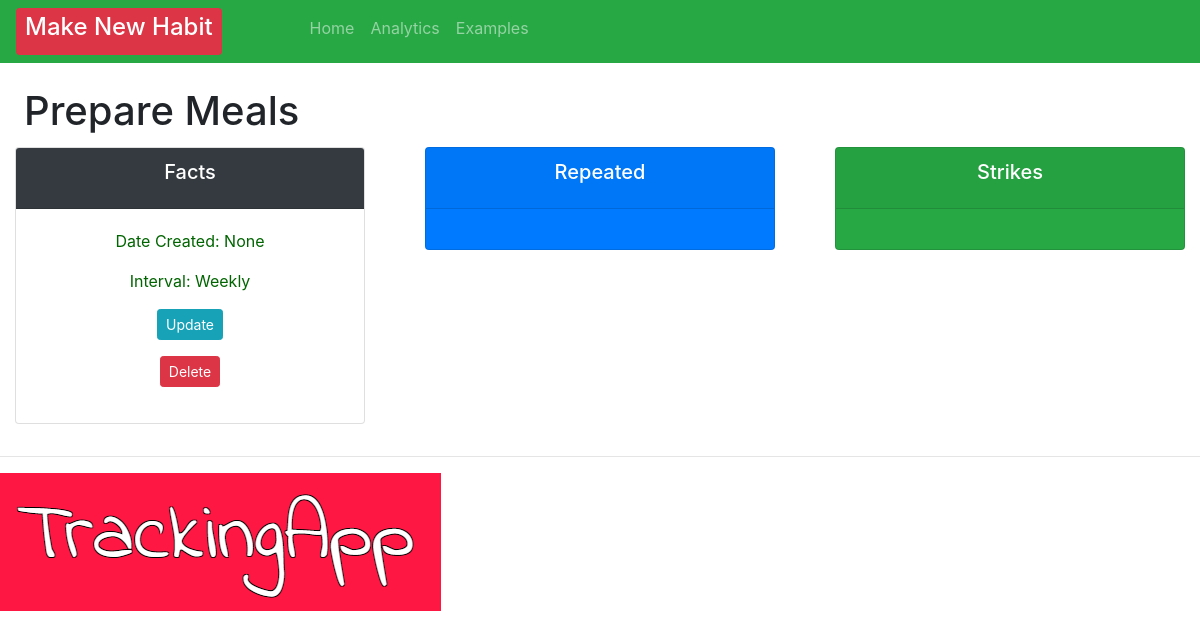
/habit/101, run on an earlier commit of the app's database.
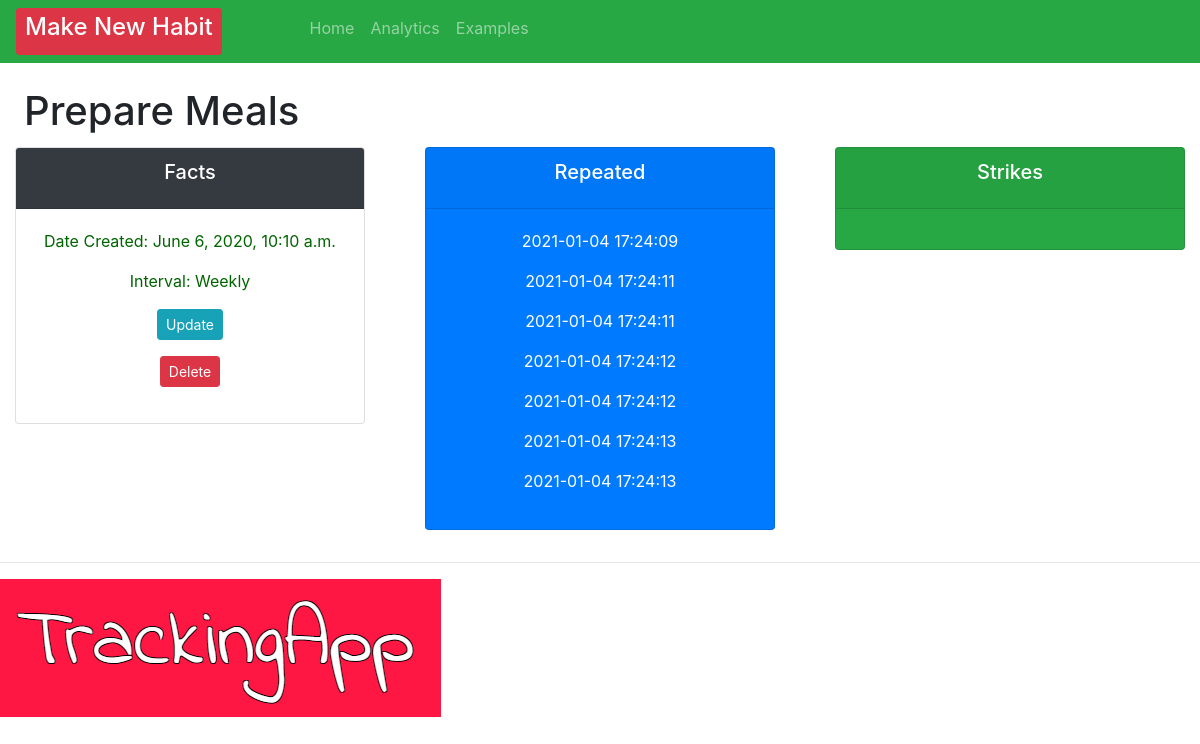
And on a later commit of the database.
### crm/models.py (models this page shows, shortened)
class Order(models.Model):
    INTERVAL = (
            ('Daily', 'Daily'),
            ('Weekly', 'Weekly' ),
                      )
    habit = models.CharField(max_length=200, null=True, blank=True)
    interval = models.CharField(max_length=400, null=True, choices=INTERVAL)
    checked = models.IntegerField(blank=True, default=0, null=True)
    created = models.DateTimeField(auto_now=True, auto_now_add=False, editable=False, null=True, blank=True)
    checkedList = models.ManyToManyField(Repeats)
    timeStamp = models.DateField(auto_now_add=True,  auto_now=False, blank=True)
    date_created = models.DateTimeField(auto_now_add=True, null=True, editable=False, blank=True)

class Repeats(models.Model):
    date_created =  models.DateTimeField(auto_now=True, null=True, editable=False, blank=True)
    timeStamp = models.DateField(auto_now_add=True,  auto_now=False, blank=True)
    test = models.CharField(max_length=200, null=True, blank=True)

### crm/views.py (the view)
# urls.py: path('habit/<str:pk>', views.habit, name="habit"),
def habit(request, pk):
    testData = [{
        'habit': 'Call Mum',
        'interval': 'Weekly',
        'date_created': '2020-09-12'
    }]
    repeats = Repeats.objects.filter()
    orders = Order.objects.all()
    order = Order.objects.get(id=pk)
    repeat = order.checkedList.filter()
    trial = Order.objects.filter(interval="Daily")
    context = { "testData": testData, "order":order, "repeats": repeats, "repeat": repeat}
    return render(request, 'habit/habit.html', context)

### crm/templates/habit/habit.html (shortened to what this page needs)
{% extends 'habit/main.html' %}
{% block content %}
<br>
<h1 style="margin-left: 2%; margin-bottom: 1%;">
    {% if order.habit != null and order.habit != null  %} <td>
        {{ order.habit }}
    </td> {% endif %}
</h1>
<div class="row">
    <div class="col">
        <div class="col-md">
            <div class="card text-center text-white mb-3" id="total-orders">
                <div class="card-header  bg-dark">
                    <h5 class="card-title">Facts</h5>
                </div>
                <div class="card-body">
                    <p style="color: darkgreen">Date Created: {{order.date_created}}</p>
                    <p style="color: darkgreen">Interval: {{ order.interval }}</p>
                    <p> <a a class="btn btn-sm btn-info" href="{% url 'update_habit' order.id %}">Update</a></p>
                    <p> <a a class="btn btn-sm btn-danger" href="{% url 'delete' order.id %}">Delete</a></p>
                </div>
            </div>
        </div>
    </div>
    <div class="col">
        <div class="col-md">
            <div class="card text-center text-white bg-primary mb-3" id="total-orders">
                <div class="card-header">
                    <h5 class="card-title text-white">Repeated</h5>
                </div>
                <div class="card-body">
                    {% for check in repeat %}
                    <p>{{check.test}}</p>
                    {%endfor%}
                </div>
            </div>
        </div>
    </div>
    <div class="col">
        <div class="col-md">
            <div class="card text-center mb-3 bg-success text-white" id="total-orders">
                <div class="card-header">
                    <h5 class="card-title">Strikes</h5>
                </div>
                <div class="card-body">
                </div>
            </div>
        </div>
    </div>
</div>
{% endblock %}

What changed in the data, as far as the page shows it:
changed Order "Prepare Meals": date_created "None" → "June 6, 2020, 10:10 a.m."
added Repeats: test "2021-01-04 17:24:09"
added Repeats: test "2021-01-04 17:24:11"
added Repeats: test "2021-01-04 17:24:11"
added Repeats: test "2021-01-04 17:24:12"
added Repeats: test "2021-01-04 17:24:12"
added Repeats: test "2021-01-04 17:24:13"
added Repeats: test "2021-01-04 17:24:13"
